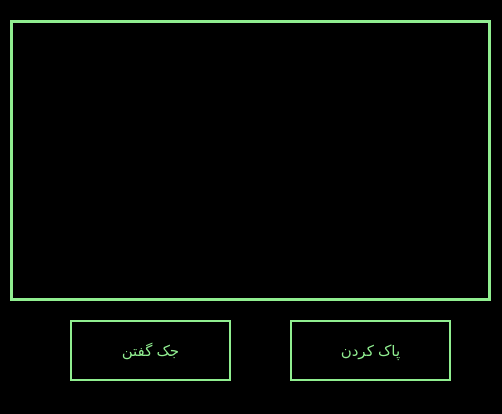
<?xml version="1.0" encoding="UTF-8"?>
<ui version="4.0">
 <class>Form</class>
 <widget class="QWidget" name="Form">
  <property name="geometry">
   <rect>
    <x>0</x>
    <y>0</y>
    <width>502</width>
    <height>414</height>
   </rect>
  </property>
  <property name="windowTitle">
   <string>Form</string>
  </property>
  <widget class="QWidget" name="widget" native="true">
   <property name="geometry">
    <rect>
     <x>0</x>
     <y>0</y>
     <width>521</width>
     <height>421</height>
    </rect>
   </property>
   <property name="styleSheet">
    <string notr="true">QWidget { 
	background-color: black;
	color: lightgreen;
}</string>
   </property>
   <widget class="QTextEdit" name="text">
    <property name="geometry">
     <rect>
      <x>10</x>
      <y>20</y>
      <width>481</width>
      <height>281</height>
     </rect>
    </property>
    <property name="font">
     <font>
      <pointsize>11</pointsize>
     </font>
    </property>
    <property name="cursor" stdset="0">
     <cursorShape>IBeamCursor</cursorShape>
    </property>
    <property name="styleSheet">
     <string notr="true">QTextEdit {
	color: lightgreen;
	border: 3px solid lightgreen;
}</string>
    </property>
    <property name="readOnly">
     <bool>true</bool>
    </property>
   </widget>
   <widget class="QPushButton" name="btn">
    <property name="geometry">
     <rect>
      <x>70</x>
      <y>320</y>
      <width>161</width>
      <height>61</height>
     </rect>
    </property>
    <property name="font">
     <font>
      <pointsize>11</pointsize>
     </font>
    </property>
    <property name="cursor">
     <cursorShape>PointingHandCursor</cursorShape>
    </property>
    <property name="styleSheet">
     <string notr="true">QPushButton {
	color: lightgreen;
	border: 2px solid lightgreen;
}

QPushButton:pressed {
	background-color: lightgreen;
	color: white;
}</string>
    </property>
    <property name="text">
     <string>جک گفتن</string>
    </property>
   </widget>
   <widget class="QPushButton" name="clear_btn">
    <property name="geometry">
     <rect>
      <x>290</x>
      <y>320</y>
      <width>161</width>
      <height>61</height>
     </rect>
    </property>
    <property name="font">
     <font>
      <pointsize>11</pointsize>
     </font>
    </property>
    <property name="cursor">
     <cursorShape>PointingHandCursor</cursorShape>
    </property>
    <property name="styleSheet">
     <string notr="true">QPushButton {
	color: lightgreen;
	border: 2px solid lightgreen;
}

QPushButton:pressed {
	background-color: lightgreen;
	color: white;
}</string>
    </property>
    <property name="text">
     <string>پاک کردن</string>
    </property>
   </widget>
  </widget>
 </widget>
 <resources/>
 <connections/>
</ui>
